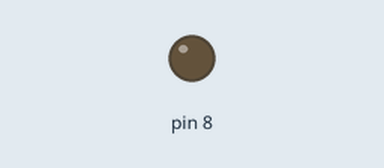
This sketch was run on a simulated Arduino Uno, built with avr-gcc and run on an emulated ATmega328P. Shown: output pins drawn as LEDs (lit = HIGH).

Above: at 1.2 s.
At 6.9 s:
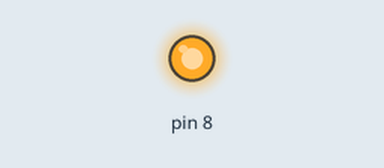
Timing chart, 0 to 13.5 s (numbered marks = the images above):
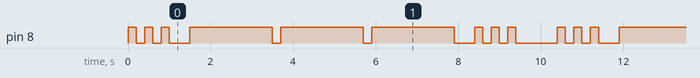

The sketch:

sos_morse_code.ino
```cpp
void setup() {
  pinMode(8, OUTPUT);
}

void loop() {
  // S - 3 short blinks
  digitalWrite(8, HIGH); delay(200);
  digitalWrite(8, LOW); delay(200);
  digitalWrite(8, HIGH); delay(200);
  digitalWrite(8, LOW); delay(200);
  digitalWrite(8, HIGH); delay(200);
  digitalWrite(8, LOW); delay(500); // gap before O

  // O - 3 long blinks
  digitalWrite(8, HIGH); delay(2000);
  digitalWrite(8, LOW); delay(200);
  digitalWrite(8, HIGH); delay(2000);
  digitalWrite(8, LOW); delay(200);
  digitalWrite(8, HIGH); delay(2000);
  digitalWrite(8, LOW); delay(500); // gap before S

  // S - 3 short blinks
  digitalWrite(8, HIGH); delay(200);
  digitalWrite(8, LOW); delay(200);
  digitalWrite(8, HIGH); delay(200);
  digitalWrite(8, LOW); delay(200);
  digitalWrite(8, HIGH); delay(200);
  digitalWrite(8, LOW); delay(1000); // pause before repeat
}
```

Measured:
- by itself, pin 8: repeats every 10.4 s: 2 × (LOW 0.20 s, HIGH 0.20 s), LOW 0.50 s, 2 × (HIGH 2.0 s, LOW 0.20 s), HIGH 2.0 s, LOW 0.50 s, 2 × (HIGH 0.20 s, LOW 0.20 s), HIGH 0.20 s, LOW 1.0 s, HIGH 0.20 s
- by itself, everything shown: repeats every 10.4 s, in 18 steps
